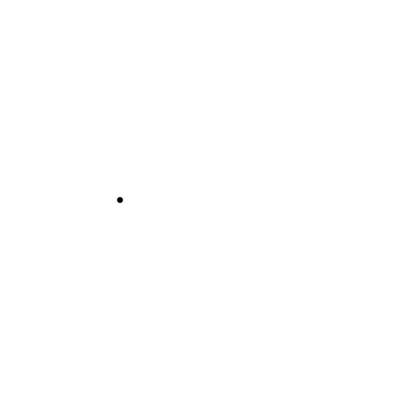
Frame 1 (no input)
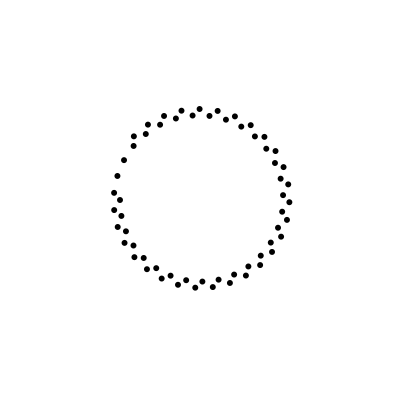
Frame 60 (the mouse pressed at the canvas centre just before this capture)
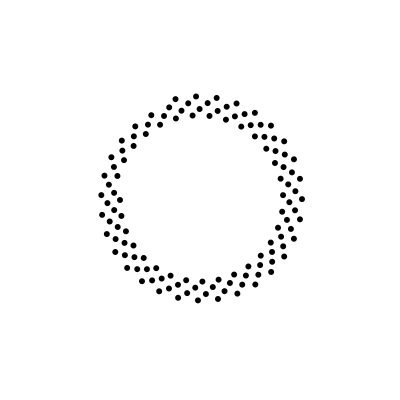
Frame 120 (the mouse held since frame 60 and released just before this capture)

The Processing sketch that drew these frames (run headless with seeded random() and noise(); from frame 60 on, the mouse is pressed at the canvas centre):

// Processing sketch: processing_182960
// ── processing_182960.pde

float r = 80;
float theta = PI;     //start position. 0 starts at 3 o'clock
					  //PI at 9 o'clock
float drawSpeed = 0.20;  //the higher the value the faster 0.1 is very fast
float spiralCoil = -0.20; //the lower the value the tighter the coil
boolean clockwise = false;  

void setup()
{
  size(400, 400);
  background(255);
  smooth(5);


}

void draw()
{

	 //offset 0,0 to be in the center of the screen
 	 translate(width/2, height/2);
 
	
	float x = r* cos(theta);
	float y = r * sin (theta);
	noStroke();
	fill(0);
	ellipse(x, y,6,6);
	if (r>0) {
		if (clockwise) {
			theta += drawSpeed;
	    } else {
	    	theta -= drawSpeed;
	    }
		r -= spiralCoil;
		println("stop");
	}
}

void mouseDragged()
{
// code that happens when the mouse moves
// with the button down
}

void mousePressed()
{
// code that happens when the mouse button
// is pressed
}

void mouseReleased()
{
// code that happens when the mouse button
// is released
}
